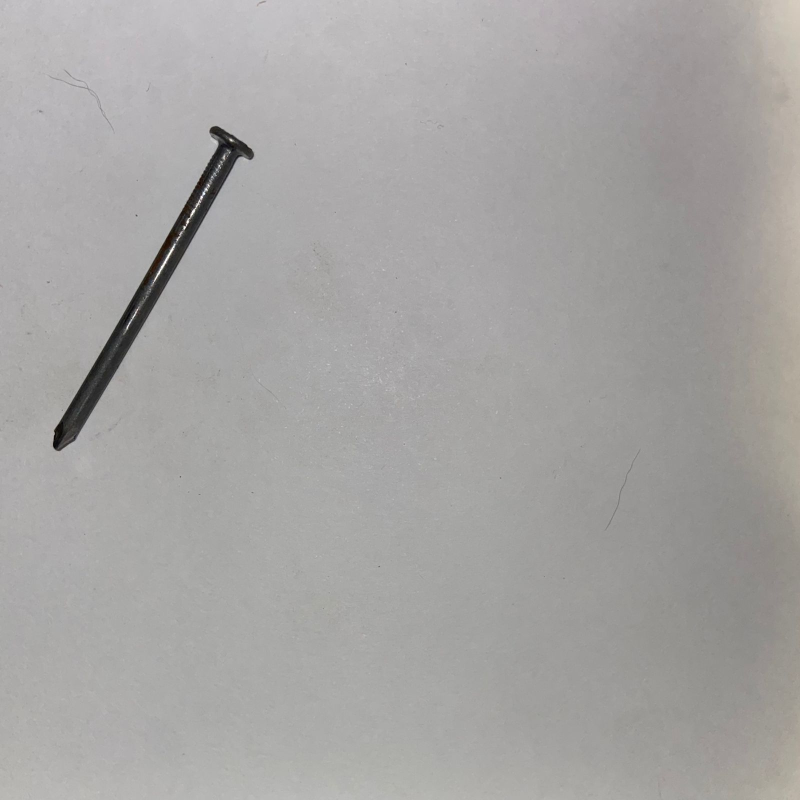
#> input picture Pruebas/WhatsApp Image 2022-06-01 at 7.44.44 AM.jpeg, 1600 x 1600 px (shown at 1/2 size); its folder holds only this picture in this run
$ python -i data_collector.py   (imports and definitions only)
#> lines starting #> are read from the running program, lines starting #| are printed output that depends on the picture; after the words box and inside, x2 and y2 are one past the last pixel; in counts of white or black regions, pixels touching at a corner belong together; pictures that were not available may be replaced by others from this repository, and a replacement may not be noted
import cv2
import os
import math
import numpy as np
import pandas as pd
from pathlib import Path


class Data_collector:

    def __init__(self, image_path = str(Path.cwd())):


        #Imagenes
        self.screws = self.load_images(image_path + '\\Images\\screw')
        self.nails = self.load_images(image_path + '\\Images\\nail')
        self.nuts = self.load_images(image_path + '\\Images\\nut')
        self.washers = self.load_images(image_path + '\\Images\\washer')

        #Imagenes en escala de grises
        self.gray_screws = self.gray_scale_list(self.screws)
        self.gray_nails = self.gray_scale_list(self.nails)
        self.gray_nuts = self.gray_scale_list(self.nuts)
        self.gray_washers = self.gray_scale_list(self.washers)

        #Imagenes con filtro gaussiano
        self.gaussian_screws = self.gaussianblur_list(self.gray_screws)
        self.gaussian_nails = self.gaussianblur_list(self.gray_nails)
        self.gaussian_nuts = self.gaussianblur_list(self.gray_nuts)
        self.gaussian_washers = self.gaussianblur_list(self.gray_washers)

        #Imagenes con filtro canny
        self.canny_screws = self.canny_list(self.gaussian_screws)
        self.canny_nails = self.canny_list(self.gaussian_nails)
        self.canny_nuts = self.canny_list(self.gaussian_nuts)
        self.canny_washers = self.canny_list(self.gaussian_washers)
        self.canny = [self.canny_screws, self.canny_nails, self.canny_nuts, self.canny_washers]


        #Imagenes con filtro binario
        self.binary_screws = self.binary_filter_list(self.gray_screws)
        self.binary_nails = self.binary_filter_list(self.gray_nails)
        self.binary_nuts = self.binary_filter_list(self.gray_nuts)
        self.binary_washers = self.binary_filter_list(self.gray_washers)
        self.binary = [self.binary_screws, self.binary_nails, self.binary_nuts, self.binary_washers]

        #Imagenes solo con contorno

        self.contour_screws = self.contour_images(self.canny_screws)
        self.contour_nails = self.contour_images(self.canny_nails)
        self.contour_nuts = self.contour_images(self.canny_nuts)
        self.contour_washers = self.contour_images(self.canny_washers)
        self.cont = [self.contour_screws, self.contour_nails, self.contour_nuts, self.contour_washers]

        #Variables con informacion de las imagenes

        self.canny_hu = []
        self.canny_contour = []
        self.canny_roundness = []
        self.canny_slenderness = []
        self.binary_hu = []
        self.binary_contour = []
        self.binary_roundness = []
        self.binary_slenderness = []
        self.fill_information()

        #Data frame con la informacion de cada grupo de imagenes
        self.binary_screw_df = pd.DataFrame()
        self.canny_screw_df = pd.DataFrame()
        self.binary_nail_df = pd.DataFrame()
        self.canny_nail_df = pd.DataFrame()
        self.binary_nut_df = pd.DataFrame()
        self.canny_nut_df = pd.DataFrame()
        self.binary_washer_df = pd.DataFrame()
        self.canny_washer_df = pd.DataFrame()
        self.organize_information()
        self.canny_screw_df.to_csv('screws.csv')
        self.canny_nail_df.to_csv('nails.csv')
        self.canny_nut_df.to_csv('nuts.csv')
        self.canny_washer_df.to_csv('washers.csv')
        self.canny_df = [self.canny_screw_df, self.canny_nail_df, self.canny_nut_df, self.canny_washer_df]
        self.binary_df = [self.binary_screw_df, self.binary_nail_df, self.binary_nut_df, self.binary_washer_df]

    #Funciones de tratamiento de imagen

    def load_images(self, dir):
        '''
        Recibe un directorio y devuelve una lista con las imagenes
        '''
        paths = os.listdir(dir)
        images = []

        for i in paths:
            path = dir+'\\'+i
            images.append(cv2.resize(cv2.imread(path), (400, 400)))

        return images

    def gray_scale_list(self, img_list):

        '''
        Recibe una lista de imagenes y las devuelve en escala de grises
        '''
        gray_images = []

        for i in img_list:
            gray_images.append(cv2.cvtColor(i,cv2.COLOR_BGR2GRAY))

        return gray_images

    def gaussianblur_list(self, img_list):

        '''
        Recibe una lista de imagenes y devuelve otra lista con
        las imagenes luego de aplicarles el filtro gaussiano
        '''
        filtered_images = []

        for i in img_list:
            filtered_images.append(cv2.GaussianBlur(i, (5, 5), 0))

        return filtered_images

    def canny_list(self, img_list):

        '''
        Recibe una lista de imagenes y devuelve otra lista con
        las imagenes luego de aplicarles el filtro Canny
        '''
        filtered_images = []
        for i in img_list:
            i = cv2.Canny(i, 40, 160)
            i = cv2.dilate(i, None, iterations = 1)
            i = cv2.erode(i, None, iterations = 1)
            filtered_images.append(i)

        return filtered_images

    def binary_filter_list(self, img_list):

        '''
        Recibe una lista de imagenes y las devuelve filtradas con un filtro
        binario
        '''

        filtered_images = []

        for i in img_list:
            a, inv_binary = cv2.threshold(i,100,255,cv2.THRESH_BINARY_INV)
            filtered_images.append(inv_binary)

        return filtered_images

    def contour_images(self, img_list):

        images = []

        for i in img_list:
            contours, hierarchy = cv2.findContours(i, cv2.RETR_EXTERNAL, cv2.CHAIN_APPROX_SIMPLE)
            draw = np.zeros((i.shape[0], i.shape[1], 3), dtype=np.uint8)
            i = cv2.drawContours(draw, contours, -1, (0, 255, 0), 2)
            i = cv2.cvtColor(i,cv2.COLOR_BGR2GRAY)
            #i = cv2.dilate(i, None, iterations = 1)
            #i = cv2.erode(i, None, iterations = 1)
            images.append(i)
        return images

    #Funciones de extraccion de datos de la imagen

    def fill_information(self):

        for i in self.cont:
            self.canny_hu.append(self.hu_moments(i))
        for i in self.canny:
            self.canny_contour.append(self.contour_list(i))
        for i in self.canny_contour:
            self.canny_roundness.append(self.roundness_list(i))
            self.canny_slenderness.append(self.slenderness_list(i))

        for i in self.binary:
            self.binary_hu.append(self.hu_moments(i))
            self.binary_contour.append(self.contour_list(i))
        for i in self.binary_contour:
            self.binary_roundness.append(self.roundness_list(i))
            self.binary_slenderness.append(self.slenderness_list(i))

    def organize_information(self):

        hu_names = ['hu1', 'hu2', 'hu3', 'hu4', 'hu5', 'hu6', 'hu7']

        canny_screw_dict = {'roundness':self.canny_roundness[0],
                            'slenderness':self.canny_slenderness[0]}
        binary_screw_dict = {'roundness':self.binary_roundness[0],
                             'slenderness':self.binary_slenderness[0]}
        hu_counter = 0
        for i in hu_names:
            canny_screw_dict[i] = []
            binary_screw_dict[i] = []
            for j in self.canny_hu[0]:
                canny_screw_dict[i].append(j[hu_counter])
            for l in self.binary_hu[0]:
                binary_screw_dict[i].append(l[hu_counter])
            hu_counter = hu_counter + 1


        canny_nail_dict = {'roundness':self.canny_roundness[1],
                           'slenderness':self.canny_slenderness[1]}
        binary_nail_dict = {'roundness':self.binary_roundness[1],
                            'slenderness':self.binary_slenderness[1]}
        hu_counter = 0
        for i in hu_names:
            canny_nail_dict[i] = []
            binary_nail_dict[i] = []
            for j in self.canny_hu[1]:
                canny_nail_dict[i].append(j[hu_counter])
            for l in self.binary_hu[1]:
                binary_nail_dict[i].append(l[hu_counter])
            hu_counter = hu_counter +1


        canny_nut_dict = {'roundness':self.canny_roundness[2],
                          'slenderness':self.canny_slenderness[2]}
        binary_nut_dict = {'roundness':self.binary_roundness[2],
                           'slenderness':self.binary_slenderness[2]}
        hu_counter = 0
        for i in hu_names:
            canny_nut_dict[i] = []
            binary_nut_dict[i] = []
            for j in self.canny_hu[2]:
                canny_nut_dict[i].append(j[hu_counter])
            for l in self.binary_hu[2]:
                binary_nut_dict[i].append(l[hu_counter])
            hu_counter = hu_counter +1


        canny_washer_dict = {'roundness':self.canny_roundness[3],
                             'slenderness':self.canny_slenderness[3]}
        binary_washer_dict = {'roundness':self.binary_roundness[3],
                              'slenderness':self.binary_slenderness[3]}
        hu_counter = 0
        for i in hu_names:
            canny_washer_dict[i] = []
            binary_washer_dict[i] = []
            for j in self.canny_hu[3]:
                canny_washer_dict[i].append(j[hu_counter])
            for l in self.binary_hu[3]:
                binary_washer_dict[i].append(l[hu_counter])
            hu_counter = hu_counter +1


        self.binary_screw_df = pd.DataFrame(binary_screw_dict)
        self.canny_screw_df = pd.DataFrame(canny_screw_dict)

        self.binary_nail_df = pd.DataFrame(binary_nail_dict)
        self.canny_nail_df = pd.DataFrame(canny_nail_dict)

        self.binary_nut_df = pd.DataFrame(binary_nut_dict)
        self.canny_nut_df = pd.DataFrame(canny_nut_dict)

        self.binary_washer_df = pd.DataFrame(binary_washer_dict)
        self.canny_washer_df = pd.DataFrame(canny_washer_dict)

    def contour_list(self, img_list):

        '''
        Recibe una lista de imagenes y devuelve una matriz con los
        contornos de cada imagen
        '''

        contours_list = []

        for i in img_list:
            contours = []
            hierarchy = []
            contours,hierarchy = cv2.findContours(i,cv2.RETR_EXTERNAL,cv2.CHAIN_APPROX_SIMPLE)
            contours_list.append(contours)

        return contours_list

    def hu_moments(self, img_list):

        '''
        Recibe una lista de imagenes  y devuelve una lista con sus momentos de hu escalados
        '''
        Hu = []
        for i in img_list:
            hu_list = []
            moment = cv2.moments(i)
            hu_moments = (cv2.HuMoments(moment))
            for j in range(len(hu_moments)):
                hu_list.append(float(-1* math.copysign(1.0, hu_moments[j])* math.log10(abs(hu_moments[j]))))
            Hu.append(hu_list)
        return Hu

    def roundness_list(self, con_list):

        '''
        Recibe una matriz con contornos de una lista de imagen y devuelve una lista
        con ru redondez
        '''
        roundness = []
        p = math.pi

        for i in con_list:
            r = 0
            area = 0
            arc_length = 0

            for j in i:
                area = area + cv2.contourArea(j)
                arc_length = arc_length + cv2.arcLength(j, True)
                coef = 0.03 * cv2.arcLength(j, True)
                n = cv2.approxPolyDP(j, coef, True)
            try:
                r = (4*p*area)/(arc_length**2)
                #round(r, 2)*
            except:
                roundness.append('Error')
            roundness.append(round(len(n)*r, 5))
        return roundness

    def slenderness_list(self, con_list):

        '''
        Recibe una matriz con los contornos de una lista de imagenes
        y devuelve un valor de esbeltez para cada una de las mismas
        '''
        slenderness = []
        for i in con_list:
            height = 0
            width = 0
            for j in i:
                (x, y), (current_width, current_height), angle = cv2.minAreaRect(j)
                if current_height<current_width:
                    current_width, current_height = current_height, current_width
                if current_width>width:
                    width = current_width
                if current_height>height:
                    height = current_height
            try:
                slenderness.append(round(height/width, 2))
            except:
                slenderness.append('Error')
        return slenderness

    def single_img(self, img):

        img = cv2.resize(img, (400, 400))
        img = cv2.cvtColor(img, cv2.COLOR_BGR2GRAY)

        img_canny = cv2.GaussianBlur(img, (5, 5), 0)
        img_canny = cv2.Canny(img_canny, 50, 150)
        img_canny = cv2.dilate(img_canny, None, iterations = 1)
        img_canny = cv2.erode(img_canny, None, iterations = 1)

        contours, hierarchy = cv2.findContours(img_canny, cv2.RETR_EXTERNAL, cv2.CHAIN_APPROX_SIMPLE)
        draw = np.zeros((img_canny.shape[0], img_canny.shape[1], 3), dtype=np.uint8)
        img_contour = cv2.drawContours(draw, contours, -1, (0, 255, 0), 5)
        img_contour = cv2.cvtColor(img_contour,cv2.COLOR_BGR2GRAY)

        moments = cv2.moments(img_contour)
        hu = cv2.HuMoments(moments)
        HU = []
        for j in range(len(hu)):
                HU.append(float(-1* math.copysign(1.0, hu[j])* math.log10(abs(hu[j]))))


        p = math.pi
        r = 0
        area = 0
        arc_length = 0

        height = 0
        width = 0

        for i in contours:
            area = area + cv2.contourArea(i)
            arc_length = arc_length + cv2.arcLength(i, True)
            coef = 0.03 * cv2.arcLength(i, True)
            n = cv2.approxPolyDP(i, coef, True)
            r = (4*p*area)/(arc_length**2)

            rect = cv2.minAreaRect(i)
            (x, y), (current_width, current_height), angle = rect
            if current_height<current_width:
                current_width, current_height = current_height, current_width
            if current_width>width:
                width = current_width
            if current_height>height:
                height = current_height
            try:
                slenderness = (round(height/width, 2))
            except:
                pass

        roundness = (round(len(n)*r, 5))
        return(roundness, slenderness, HU, height, width, rect)

>>> import cv2
>>> picture = cv2.imread('../Pruebas/WhatsApp Image 2022-06-01 at 7.44.44 AM.jpeg', cv2.IMREAD_GRAYSCALE)
>>> result = Data_collector().single_img(picture)
#> in __init__, `self.screws = self.load_images(image_path + '\\Images\\screw')`: self.screws = 1 item
#> the loop in gray_scale_list, `for i in img_list:` made 1 pass
#> the loop in gray_scale_list (call 2), `for i in img_list:` made 1 pass
#> the loop in gaussianblur_list, `for i in img_list:` made 1 pass
#> the loop in gaussianblur_list (call 2), `for i in img_list:` made 1 pass
#> the loop in canny_list, `for i in img_list:` made 1 pass
#> pass 1, in canny_list, `i = cv2.Canny(i, 40, 160)`:
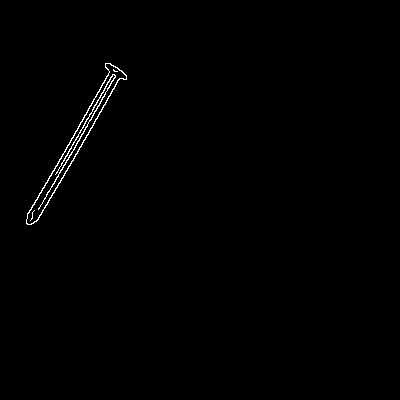
#> i: shape (400, 400); 0.56% white in thin lines or dots, all inside (x1, y1, x2, y2) = (26, 63, 127, 225)
#> pass 1, in canny_list, `i = cv2.dilate(i, None, iterations = 1)`:
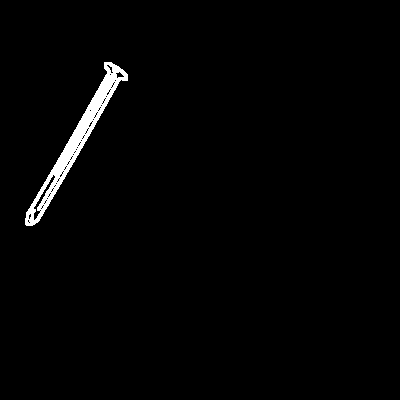
#> i: shape (400, 400); 1.6% white; 1 white region, box (x1, y1, x2, y2) and area: (25, 62, 128, 226) 2604
#> pass 1, in canny_list, `i = cv2.erode(i, None, iterations = 1)`:
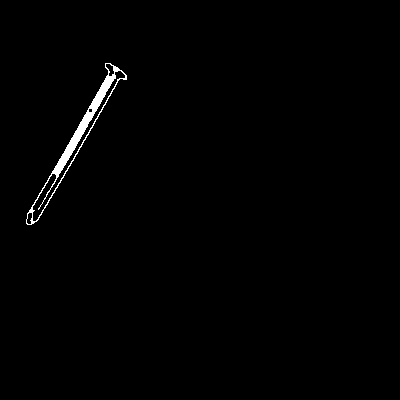
#> i: shape (400, 400); 0.87% white; 1 white region, box (x1, y1, x2, y2) and area: (26, 63, 127, 225) 1398
#> the loop in canny_list (call 2), `for i in img_list:` made 1 pass
#> the loop in binary_filter_list, `for i in img_list:` made 1 pass
#> pass 1, in binary_filter_list, `a, inv_binary = cv2.threshold(i,100,255,cv2.THRESH_BINARY_INV)`:
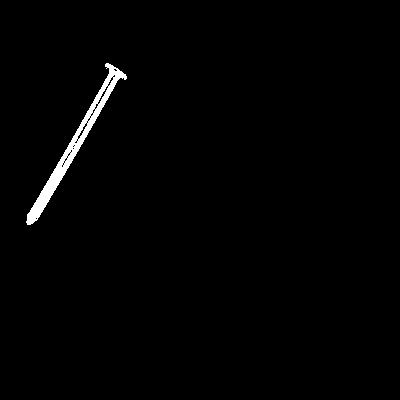
#> inv_binary: shape (400, 400); 1.2% white; 1 white region, box (x1, y1, x2, y2) and area: (26, 63, 127, 225) 1955
#> the loop in binary_filter_list (call 2), `for i in img_list:` made 1 pass
#> the loop in contour_images, `for i in img_list:` made 1 pass
#> pass 1, in contour_images, `i = cv2.cvtColor(i,cv2.COLOR_BGR2GRAY)`:
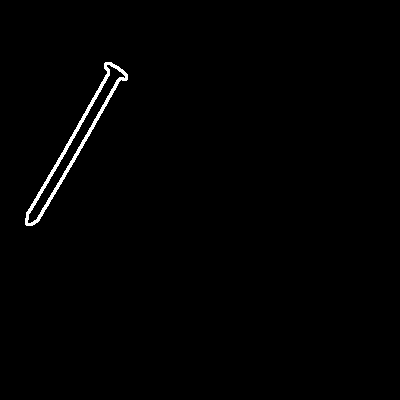
#> i: shape (400, 400); values 0 (black) and 150 (white), 0.88% white; 1 white region, box (x1, y1, x2, y2) and area: (25, 62, 128, 226) 1402
#> the loop in contour_images (call 2), `for i in img_list:` made 1 pass
#> the loop in fill_information, `for i in self.cont:` made 4 passes
#> after the loop in fill_information, `for i in self.cont:`: self.canny_hu = [[[1.83, 3.68, 8.06, 8.33, 16.53, 10.19, -17.43]], [[1.83, 3.68, 8.06, 8.33, 16.53, 10.19, -17.43]], [[1.83, 3.68, 8.06, 8.33, 16.53, 10.19, -17.43]], [[1.83, 3.68, 8.06, 8.33, 16.53, 10.19, -17.43]]]
#> the loop in fill_information, `for i in self.canny:` made 4 passes
#> after the loop in fill_information, `for i in self.canny:`: self.canny_contour = 4 items
#> the loop in fill_information, `for i in self.canny_contour:` made 4 passes
#> after the loop in fill_information, `for i in self.canny_contour:`: self.canny_roundness = [[0.464], [0.464], [0.464], [0.464]]; self.canny_slenderness = [[6.96], [6.96], [6.96], [6.96]]
#> the loop in fill_information, `for i in self.binary:` made 4 passes
#> after the loop in fill_information, `for i in self.binary:`: self.binary_contour = 4 items; self.binary_hu = [[[2.25, 4.5, 9.88, 9.87, 19.74, 12.16, -20.89]], [[2.25, 4.5, 9.88, 9.87, 19.74, 12.16, -20.89]], [[2.25, 4.5, 9.88, 9.87, 19.74, 12.16, -20.89]], [[2.25, 4.5, 9.88, 9.87, 19.74, 12.16, -20.89]]]
#> the loop in fill_information, `for i in self.binary_contour:` made 4 passes
#> after the loop in fill_information, `for i in self.binary_contour:`: self.binary_roundness = [[0.396], [0.396], [0.396], [0.396]]; self.binary_slenderness = [[7.19], [7.19], [7.19], [7.19]]
#> in organize_information, `canny_screw_dict = {'roundness':self.canny_roundness[0], 'slenderness'..`: canny_screw_dict = {'roundness': [0.464], 'slenderness': [6.96]}
#> in organize_information, `binary_screw_dict = {'roundness':self.binary_roundness[0], 'slendernes..`: binary_screw_dict = {'roundness': [0.396], 'slenderness': [7.19]}
#> after the loop in organize_information, `for i in hu_names:`: binary_screw_dict = 9 items; hu_counter = 7
#> in organize_information, `canny_nail_dict = {'roundness':self.canny_roundness[1], 'slenderness':..`: canny_nail_dict = {'roundness': [0.464], 'slenderness': [6.96]}
#> in organize_information, `binary_nail_dict = {'roundness':self.binary_roundness[1], 'slenderness..`: binary_nail_dict = {'roundness': [0.396], 'slenderness': [7.19]}
#> after the loop in organize_information, `for i in hu_names:`: binary_nail_dict = 9 items; hu_counter = 7
#> in organize_information, `canny_nut_dict = {'roundness':self.canny_roundness[2], 'slenderness':s..`: canny_nut_dict = {'roundness': [0.464], 'slenderness': [6.96]}
#> in organize_information, `binary_nut_dict = {'roundness':self.binary_roundness[2], 'slenderness'..`: binary_nut_dict = {'roundness': [0.396], 'slenderness': [7.19]}
#> after the loop in organize_information, `for i in hu_names:`: binary_nut_dict = 9 items; hu_counter = 7
#> in organize_information, `canny_washer_dict = {'roundness':self.canny_roundness[3], 'slenderness..`: canny_washer_dict = {'roundness': [0.464], 'slenderness': [6.96]}
#> in organize_information, `binary_washer_dict = {'roundness':self.binary_roundness[3], 'slenderne..`: binary_washer_dict = {'roundness': [0.396], 'slenderness': [7.19]}
#> after the loop in organize_information, `for i in hu_names:`: binary_washer_dict = 9 items; hu_counter = 7
#> in organize_information, `self.binary_screw_df = pd.DataFrame(binary_screw_dict)`: self.binary_screw_df = table of 1 rows and 9 columns
#> in single_img, `img = cv2.resize(img, (400, 400))`:
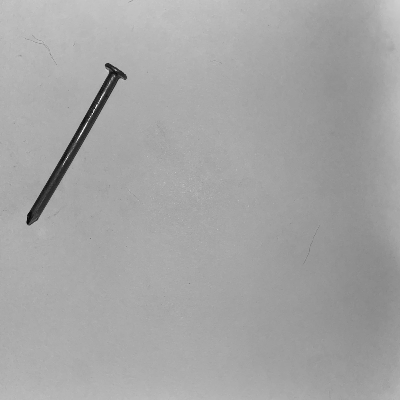
#> img: shape (400, 400); min 5, max 252, mean 164.7
#> (the run stopped early here; a loop or call above may not have finished)
